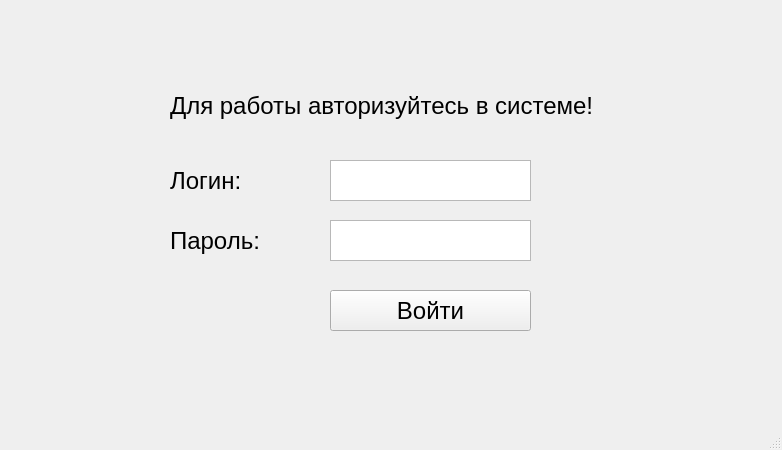
<?xml version="1.0" encoding="UTF-8"?>
<ui version="4.0">
 <class>MainWindow</class>
 <widget class="QMainWindow" name="MainWindow">
  <property name="geometry">
   <rect>
    <x>0</x>
    <y>0</y>
    <width>782</width>
    <height>450</height>
   </rect>
  </property>
  <property name="font">
   <font>
    <pointsize>18</pointsize>
   </font>
  </property>
  <property name="windowTitle">
   <string>MainWindow</string>
  </property>
  <widget class="QWidget" name="centralwidget">
   <widget class="QLabel" name="label">
    <property name="geometry">
     <rect>
      <x>170</x>
      <y>60</y>
      <width>441</width>
      <height>91</height>
     </rect>
    </property>
    <property name="text">
     <string>Для работы авторизуйтесь в системе!</string>
    </property>
   </widget>
   <widget class="QTextEdit" name="loginEdit">
    <property name="geometry">
     <rect>
      <x>330</x>
      <y>160</y>
      <width>201</width>
      <height>41</height>
     </rect>
    </property>
   </widget>
   <widget class="QLabel" name="label_2">
    <property name="geometry">
     <rect>
      <x>170</x>
      <y>160</y>
      <width>131</width>
      <height>41</height>
     </rect>
    </property>
    <property name="text">
     <string>Логин:</string>
    </property>
   </widget>
   <widget class="QLabel" name="label_3">
    <property name="geometry">
     <rect>
      <x>170</x>
      <y>220</y>
      <width>131</width>
      <height>41</height>
     </rect>
    </property>
    <property name="text">
     <string>Пароль:</string>
    </property>
   </widget>
   <widget class="QTextEdit" name="passwordEdit">
    <property name="geometry">
     <rect>
      <x>330</x>
      <y>220</y>
      <width>201</width>
      <height>41</height>
     </rect>
    </property>
   </widget>
   <widget class="QPushButton" name="enter">
    <property name="geometry">
     <rect>
      <x>330</x>
      <y>290</y>
      <width>201</width>
      <height>41</height>
     </rect>
    </property>
    <property name="text">
     <string>Войти</string>
    </property>
   </widget>
  </widget>
  <widget class="QMenuBar" name="menubar">
   <property name="geometry">
    <rect>
     <x>0</x>
     <y>0</y>
     <width>782</width>
     <height>33</height>
    </rect>
   </property>
  </widget>
  <widget class="QStatusBar" name="statusbar"/>
 </widget>
 <resources/>
 <connections/>
</ui>
